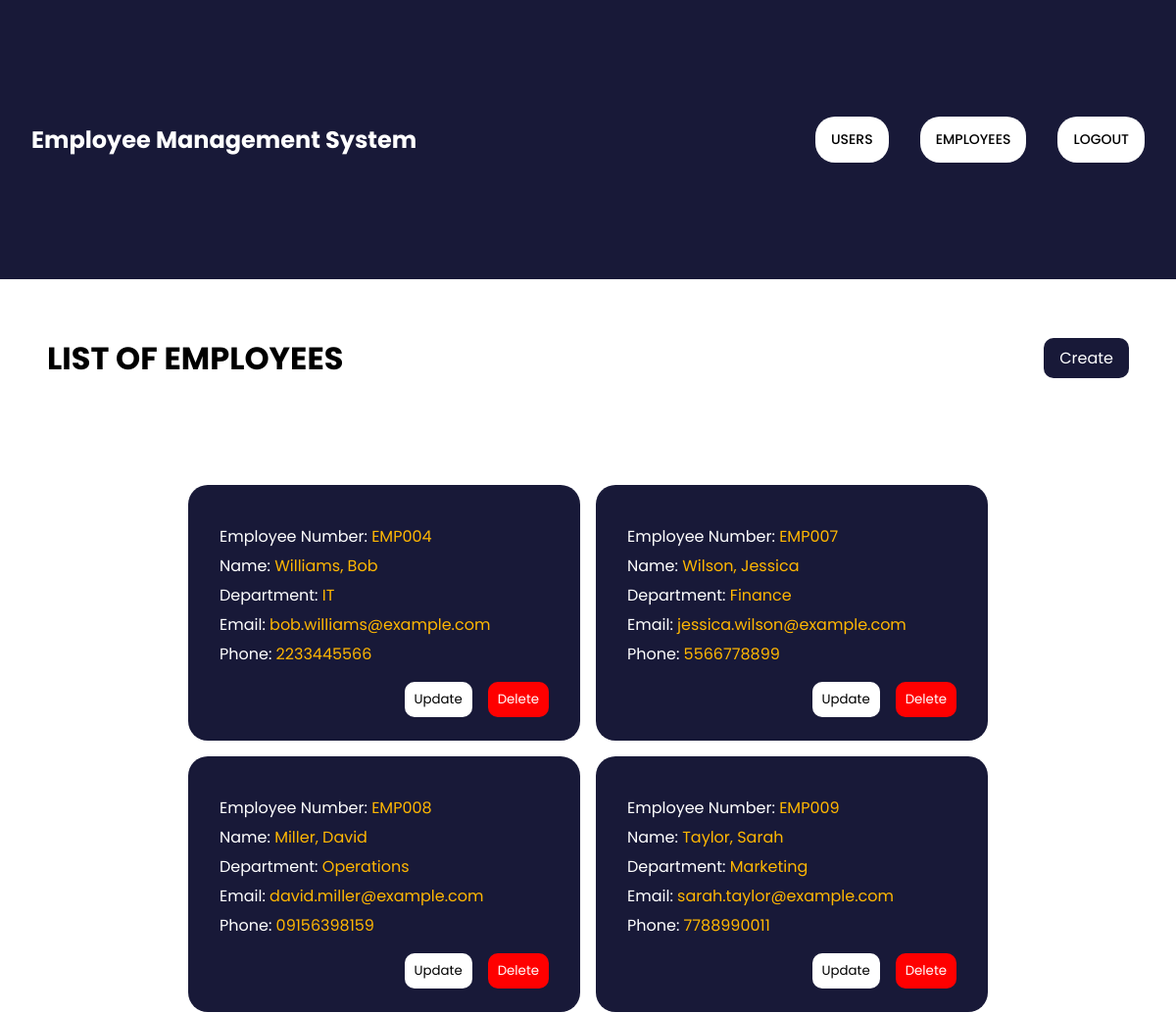
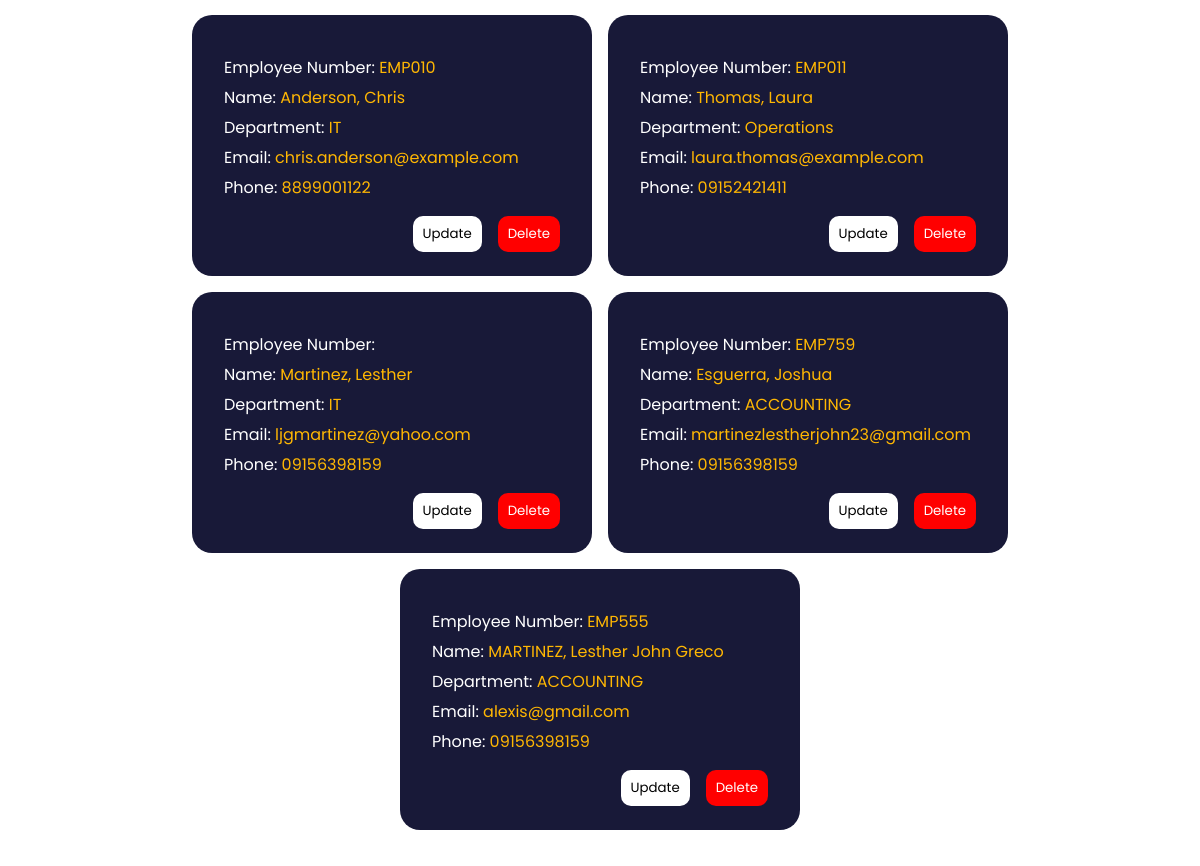
Screenshot of /admin/controller/dashboard.php with the database file from the repository (2 pictures, top to bottom).
### tables this page shows
CREATE TABLE `employees` (
  `id` int(11) NOT NULL,
  `employee_number` varchar(255) NOT NULL,
  `first_name` varchar(255) NOT NULL,
  `surname` varchar(255) NOT NULL,
  `department` varchar(255) NOT NULL,
  `email` varchar(255) NOT NULL,
  `phone` varchar(15) NOT NULL,
  `date_created` timestamp NOT NULL DEFAULT current_timestamp(),
  `date_updated` timestamp NOT NULL DEFAULT current_timestamp() ON UPDATE current_timestamp()
);

### admin/controller/dashboard.php (called while the page is built, shortened)
<?php
require "../../includes/connection.php";
$getEmp = "SELECT * FROM employees";
$getEmpStmt = $conn->prepare($getEmp);
$getEmpStmt->execute();
$employees = $getEmpStmt->fetchAll();
include "../views/dashboard.view.php";
?>

### admin/views/dashboard.view.php (the view, shortened to what this page needs)
<!DOCTYPE html>
<html lang="en">
<head>
    <link rel="stylesheet" href="../../styles/dashboard.css">
    <link rel="stylesheet" href="../../styles/header.css">
</head>
<body>
   <?php include "components/header.view.php" ?>
    <main>
        <div class="top">
            <h1>LIST OF EMPLOYEES</h1>
            <a href="/admin/controller/create.php">Create</a>
        </div>
        <div class="content">
            <?php
                foreach($employees as $employee){
                    $fullName = $employee["surname"] . ", " .  $employee["first_name"];
                    ?>
                        <div class="card" id="<?php echo $employee['id'] ?>">
                        <div class="card-item">
                            <p>Employee Number:  <span><?= $employee["employee_number"] ?></span> </p>
                            <p>Name: <span><?= $fullName ?></span> </p>
                            <p>Department: <span><?= $employee["department"] ?></span> </p>
                            <p>Email: <span><?= $employee["email"] ?></span> </p>
                            <p>Phone: <span><?= $employee["phone"] ?></span> </p>
                        </div>
                        <div class="card-button">
                            <button class="update" id="<?php echo $employee['id']; ?>" onclick="updateRedirection('/admin/controller/update.php', <?php echo $employee['id']; ?>);">Update</button>
                            <form id="deleteForm-<?php echo $employee['id']; ?>" action="/admin/controller/delete.php" method="POST" style="display:inline;">
                                <button type="button" class="delete" id="deleteBtn-<?php echo $employee['id']; ?>">Delete</button>
                            </form>
                        </div>
                        </div>
                    <?php
                }
            ?>
        </div>
    </main>
</body>
</html>

### admin/views/components/header.view.php (shortened to what this page needs)
<header>
    <h2 class="title">
        Employee Management System
    </h2>
    <div class="buttons">
        <a href="/admin/controller/admin.php">USERS</a>
        <a href="/admin/controller/dashboard.php">EMPLOYEES</a>
        <a href="/admin/controller/logout.php">LOGOUT</a>
    </div>
</header>

### styles/dashboard.css (style rules this page uses)
* { margin: 0; padding: 0; box-sizing: border-box; font-family: "Poppins"; }
body { height: 100vh; width: 100vw; background-color: white; }
main { height: 85%; background-color: white; width: 100%; display: flex; flex-direction: column; }
.top { height: 10%; margin: auto; display: flex; justify-content: space-between; align-items: center; width: inherit; padding: 1rem 3rem; }
.top a { text-decoration: none; background-color: #181938; padding: 0.5rem 1rem; border-radius: 10px; color: white; }
.content { height: 90%; width: inherit; padding: 3rem; overflow: auto; display: flex; justify-content: center; gap: 1rem; flex-wrap: wrap; }
.card { min-height: 250px; width: 400px; background-color: #181938; padding: 2rem; display: flex; flex-direction: column; justify-content: center; align-items: center; border-radius: 20px; }
.card-item { width: 100%; height: 90%; display: flex; flex-direction: column; gap: 5px; justify-content: center; align-items: start; }
.card-item p { color: #ffb703; color: white; font-size: 16px; font-family: "Poppins"; }
.card-item p span { color: #ffb703; }
.card-button { height: 10%; width: 100%; display: flex; justify-content: end; align-items: center; gap: 1rem; margin-top: 1rem; }
.card-button .update { background-color: white; color: black; padding: 8px 10px; border-radius: 10px; border:none; }
.card-button .delete { background-color: red; color: white; padding: 8px 10px; border-radius: 10px; border:none; }

### styles/header.css (style rules this page uses)
header { background-color: #181938; color: white; height: 15%; width: 100%; padding: 1rem 2rem; display: flex; justify-content: space-between; align-items: center; }
header .buttons { display: flex; gap: 2rem; justify-content: space-between; align-items: center; }
header .buttons a { text-decoration: none; color: black; padding: 0.8rem 1rem; background-color: white; font-size: 14px; font-weight: 500; border-radius: 20px; }

### rows the page displays
employees: employee_number "EMP004", fullName "Williams, Bob", department "IT", email "bob.williams@example.com", phone "2233445566"
employees: employee_number "EMP007", fullName "Wilson, Jessica", department "Finance", email "jessica.wilson@example.com", phone "5566778899"
employees: employee_number "EMP008", fullName "Miller, David", department "Operations", email "david.miller@example.com", phone "09156398159"
employees: employee_number "EMP009", fullName "Taylor, Sarah", department "Marketing", email "sarah.taylor@example.com", phone "7788990011"
employees: employee_number "EMP010", fullName "Anderson, Chris", department "IT", email "chris.anderson@example.com", phone "8899001122"
employees: employee_number "EMP011", fullName "Thomas, Laura", department "Operations", email "laura.thomas@example.com", phone "09152421411"
employees: fullName "Martinez, Lesther", department "IT", email "ljgmartinez@yahoo.com", phone "09156398159"
employees: employee_number "EMP759", fullName "Esguerra, Joshua", department "ACCOUNTING", email "martinezlestherjohn23@gmail.com", phone "09156398159"
employees: employee_number "EMP555", fullName "MARTINEZ, Lesther John Greco", department "ACCOUNTING", email "alexis@gmail.com", phone "09156398159"
